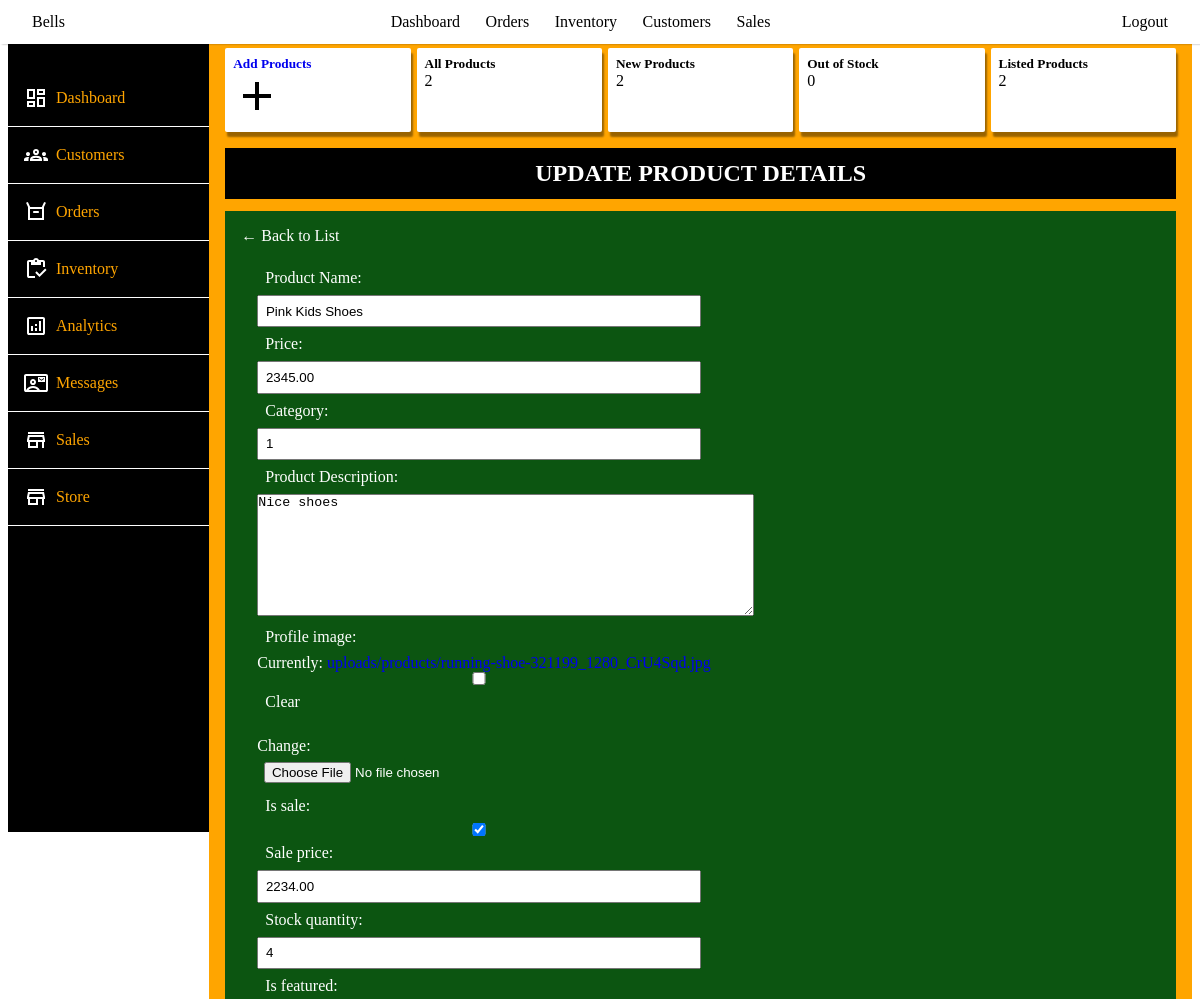
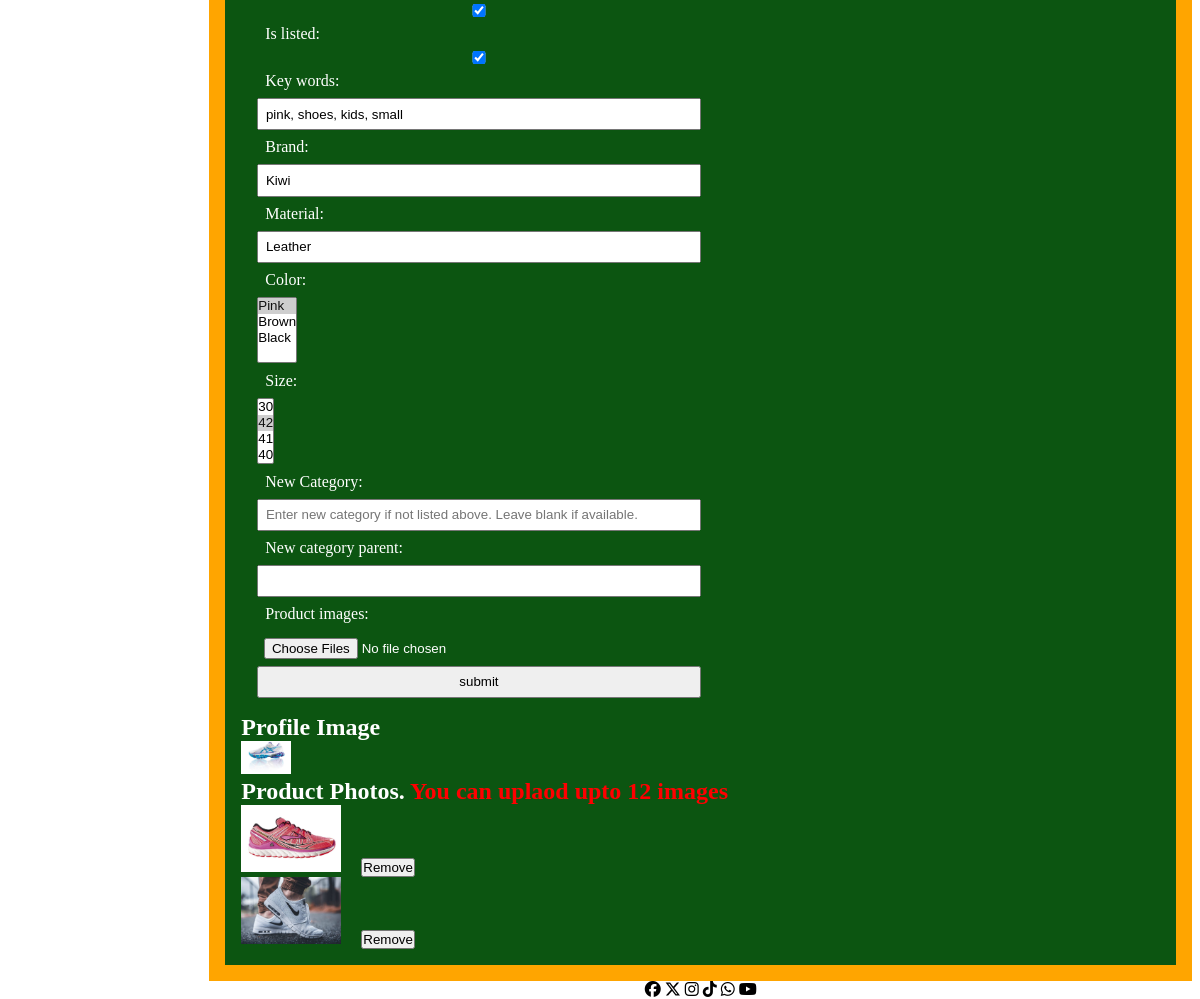
Screenshot of /product_inventory/2 with the database file from the repository (2 pictures, top to bottom).
### store/models.py (models this page shows, shortened)
class Product(models.Model):
    profile_image = models.ImageField(upload_to='uploads/products', null=True, blank=True, default='media/default/product.png')
    name = models.CharField(max_length=255, verbose_name='Product Name')
    price = models.DecimalField(max_digits=12, decimal_places=2)
    description = models.TextField(verbose_name='Product Description', blank=True, null=True)
    is_sale = models.BooleanField(default=False)
    sale_price = models.DecimalField(max_digits=12, decimal_places=2, null=True, blank=True)
    discount = models.DecimalField(default=0, max_digits=9, decimal_places=2, null=True, blank=True)
    percentage_discount = models.DecimalField(default=0, max_digits=5, decimal_places=0, null=True, blank=True)
    created_at = models.DateTimeField(auto_now_add=True)
    is_listed = models.BooleanField(default=True)
    is_featured = models.BooleanField(default=True)
    slug = models.SlugField(unique=True, blank=True)
    key_words = models.CharField(max_length=255)
    stock_quantity = models.IntegerField(default=1)
    brand = models.CharField(max_length=255, blank=True, null=True)
    material = models.CharField(max_length=255, blank=True, null=True)
    category = TreeForeignKey(Category, on_delete=models.CASCADE, related_name='products')
    color = models.ManyToManyField(Color, related_name='products')
    size = models.ManyToManyField(Size, related_name='products')
    @property
    def imageURL(self):
        try:
            url = self.profile_image.url
        except:
            url = ''
        return url

class Color(models.Model):
    color = models.CharField(max_length=100, unique=True)
    def __str__(self):
        return self.color

class Size(models.Model):
    size = models.CharField(max_length=255, unique=True)
    def __str__(self):
        return self.size

class ProductImage(models.Model):
    product = models.ForeignKey(Product, default=None, on_delete=models.CASCADE, related_name='product_images')
    product_images = models.ImageField(upload_to='uploads/products', null=True, blank=True)
    class Meta:
        verbose_name_plural = 'Product Images'
    @property
    def imageURL(self):
        try:
            url = self.product_images.url
        except:
            url = ''
        return url

### admin_portal/views.py (the view)
# urls.py: path('product_inventory/<int:pk>', views.product_inventory, name='product_inventory'),
def product_inventory(request, pk):
    product = get_object_or_404(Product, id=pk)
    products = Product.objects.all()
    product_images = ProductImage.objects.filter(product=product)
    products_count = products.count()
    now = timezone.now()
    new_products_count = products.filter(created_at__gte=now - datetime.timedelta(days=30)).count()
    out_of_stock_count = products.filter(stock_quantity__lte=0).count()
    is_listed_count = products.filter(is_listed=True).count()
    if request.method == 'POST':
        if 'product_form' in request.POST:
            product_form = ProductModelForm(request.POST, request.FILES, instance=product)
            product_image_form = ProductImageForm(request.POST, request.FILES)
            if product_form.is_valid() and product_image_form.is_valid():
                product_form.save()
                images = request.FILES.getlist('product_images')
                for image in images:
                    ProductImage.objects.create(product=product, product_images=image)
                messages.success(request, 'Product and images updated successfully!')
                return redirect('inventory')
            else:
                messages.error(request, 'Please correct the errors below.')
        elif 'delete_image' in request.POST:
            image_id = request.POST.get('image_id')
            image_to_delete = get_object_or_404(ProductImage, id=image_id)
            image_to_delete.delete()
            messages.success(request, 'Image removed successfully!')
            return redirect('product_inventory', pk=pk)
    else:
        product_form = ProductModelForm(instance=product)
        product_image_form = ProductImageForm()
    context = {
        'product': product,
        'product_images': product_images,
        'product_form': product_form,
        'product_image_form': product_image_form,
        'products_count': products_count,
        'new_products_count': new_products_count,
        'out_of_stock_count': out_of_stock_count,
        'is_listed_count': is_listed_count
    }
    return render(request, 'admin_portal/product_inventory.html', context)

### admin_portal/forms.py (shortened to what this page needs)
class ProductImageForm(forms.Form):
    product_images = MultipleFileField()

### cart/context_processors.py (called while the page is built)
def cart(request):
    return {'cart': Cart(request)}

### admin_portal/templates/admin_portal/product_inventory.html (shortened to what this page needs)
{% extends 'admin_portal/base.html' %}
{% block content %}
<div class="container">
    <div class="side-bar">
        <div class="menu-item"> <a href="{% url 'admin_portal' %}"> Dashboard</a></div>
        <div class="menu-item"> <a href="#"> Customers</a></div>
        <div class="menu-item"> <a href="#"> Orders</a></div>
        <div class="menu-item"> <a href="#"> Inventory</a></div>
        <div class="menu-item"> <a href="#"> Analytics</a></div>
        <div class="menu-item"> <a href="#"> Messages</a></div>
        <div class="menu-item"><svg xmlns="http://www.w3.org/2000/svg" height="24" viewBox="0 -960 960 960" width="24"><path d="M160-720v-80h640v80H160Zm0 560v-240h-40v-80l40-200h640l40 200v80h-40v240h-80v-240H560v240H160Zm80-80h240v-160H240v160Zm-38-240h556-556Zm0 0h556l-24-120H226l-24 120Z"/></svg> <a href="#"> Sales </a></div>
        <div class="menu-item"><svg xmlns="http://www.w3.org/2000/svg" height="24" viewBox="0 -960 960 960" width="24"><path d="M160-720v-80h640v80H160Zm0 560v-240h-40v-80l40-200h640l40 200v80h-40v240h-80v-240H560v240H160Zm80-80h240v-160H240v160Zm-38-240h556-556Zm0 0h556l-24-120H226l-24 120Z"/></svg> <a href="{% url 'home' %}"> Store </a></div>
    </div>
    <div class="content">
        <div class="main-content">
            <div class="leading">
                <div class="lead">
                   <a href="{% url 'add_product' %}"> <h5>Add Products</h5>
                    <svg xmlns="http://www.w3.org/2000/svg" height="24" viewBox="0 -960 960 960" width="24"><path d="M440-440H200v-80h240v-240h80v240h240v80H520v240h-80v-240Z"/></svg></a>
                </div>
                <div class="lead">
                    <h5>All Products</h5>
                    <p>{{ products_count }}</p>
                </div>
                <div class="lead">
                    <h5>New Products</h5>
                    <p>{{ new_products_count}}</p>
                </div>
                <div class="lead">
                    <h5>Out of Stock</h5>
                    <p>{{ out_of_stock_count }}</p>
                </div>
                <div class="lead">
                    <h5>Listed Products</h5>
                    <p>{{ is_listed_count }}</p>
                </div>
            </div>
        <section>
            <h1 class="product-inventory-headings">UPDATE PRODUCT DETAILS</h1>
            <div class="product_form">
                <a href="{% url 'inventory' %}" style="color: white;">&larr; Back to List</a>
                <form method="POST" action="{% url 'product_inventory' product.id %}" enctype="multipart/form-data">
                    {{product_form.as_p}}
                    {{ product_image_form.as_p }}
                    <input type="submit" name="product_form" value="submit">
                </form>
                <h2>Profile Image</h2>
                  <img src="{{product.imageURL }}" alt="{{product.name}}" width="50px">
                <h2>Product Photos. <span style="color: red;">You can uplaod upto 12 images</span></h2>
<ul style="list-style: none;">
    {% for image in product_images %}
        <li>
            <img src="{{ image.imageURL }}" alt="{{ product.name }}" width="100">
            <form method="post" style="display:inline;">
                <button type="submit" name="delete_image">Remove</button>
            </form>
        </li>
    {% endfor %}
</ul>
            </div>
        </section>
        </div>
    </div>
    {% include 'admin_portal/footer.html' %}
</div>
</div>
{% endblock content %}

### static/css/admin_portal/admin_portal.css (style rules this page uses)
* { padding: 0; margin: 0; box-sizing: border-box; }
:root { --main-color: orange; --white-color: white; --black-color: black; }
html { font-size: 16px; }
body { min-height: 100vh; width: 100%; background-color: var(--white-color); }
a { text-decoration: none; }
.admin-dashboard .container { min-height: 100vh; width: 100%; margin-bottom: 0; padding: 0 .5em; }
.admin-dashboard .container .side-bar { min-height: 100vh; width: 17%; padding-top: 2.4em; background-color: rgb(0, 0, 0); position: sticky; position: -webkit-sticky; top: 0; z-index: 100; float: left; }
.admin-dashboard .container .side-bar .menu-item { padding: 1em; border-bottom: 1px solid rgb(254, 254, 254); display: flex; align-items: center; }
.admin-dashboard .container .side-bar .menu-item svg { fill: rgb(255, 255, 255); }
.admin-dashboard .container .side-bar a { margin-left: .5em; color: orange; }
.admin-dashboard .container .content { display: flex; width: 83%; margin-top: 2em; justify-content: space-between; min-height: 100vh; margin-left: 17%; }
.admin-dashboard .container .content .main-content { flex: 66%; padding: 1em; background-color: var(--main-color); }
.admin-dashboard .content .main-content .leading { display: flex; justify-content: space-between; width: 100%; margin-bottom: 1em; }
.admin-dashboard .content .main-content .leading .lead { width: 19.5%; background-color: var(--white-color); border-radius: 2px; box-shadow: 2px 5px 2px rgba(0, 0, 0, 0.4); padding: .5em; }
.admin-dashboard .content .main-content .leading .lead svg { height: 3em; width: 3em; }

### static/css/admin_portal/product_form.css (style rules this page uses)
.product-inventory-headings { text-align: center; background-color: rgb(0, 0, 0); color: rgb(255, 255, 255); padding: .5em 0; margin-bottom: .5em; }
.product_form { background-color: rgb(12, 85, 17); color: white; padding: 1em; }
.product_form form { margin: 1em; }
.product_form form input, .product_form form label { padding: .5em; display: block; }
.product_form form input { width: 50%; }

### rows the page displays
Product: name "Pink Kids Shoes", price "2345.00", category "1", description "Nice shoes", is_sale "☑", sale_price "2234.00", stock_quantity "4", is_featured "☑", is_listed "☑", key_words "pink, shoes, kids, small", brand "Kiwi", material "Leather", imageURL (picture)
Color: color "Pink ☑ / Brown / Black"
Size: size "30 / 42 ☑ / 41 / 40"
ProductImage: imageURL (picture)
ProductImage: imageURL (picture)

### other values shown
{{ products_count }} "2"
{{ new_products_count }} "2"
{{ out_of_stock_count }} "0"
{{ is_listed_count }} "2"
